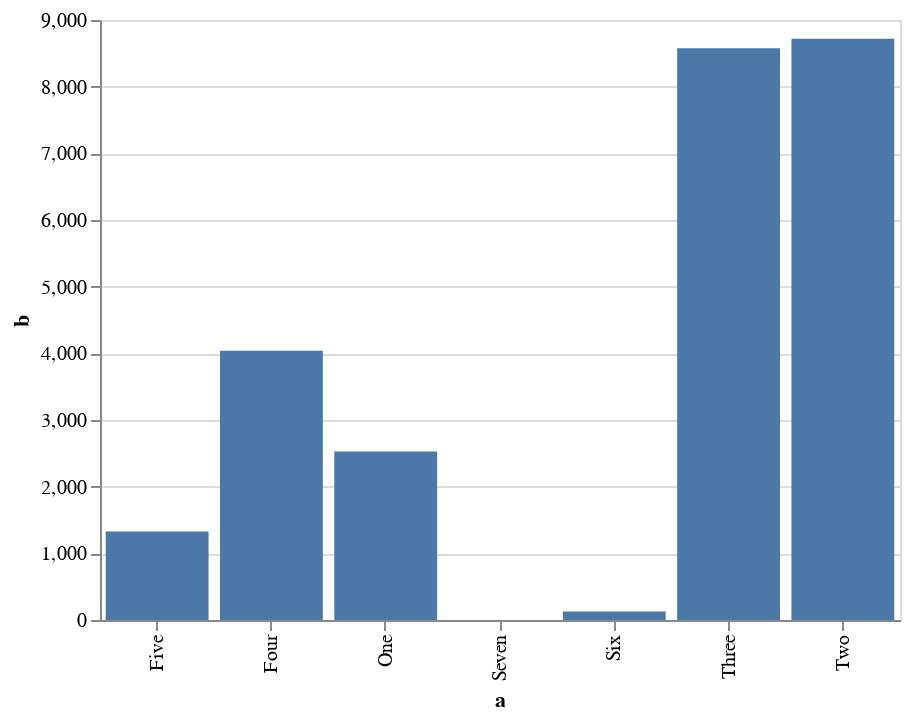

Source (notebook cell):
### Code cell
syllabified_words = []
number_of_sylls = []

for d in full.values():
    syllabified_words.append(d['syllabified'])

for item in syllabified_words:
    cnt = 0
    num_syl_word = item.split("-")
    cnt += (len(num_syl_word))
    number_of_sylls.append(cnt)

#print(syllabified_words)
#print(number_of_sylls)

print('One-syll words in full dataset:', number_of_sylls.count(1))
print('Two-syll words in full dataset:', number_of_sylls.count(2))
print('Three-syll words in full dataset:', number_of_sylls.count(3))
print('Four-syll words in full dataset:', number_of_sylls.count(4))
print('Five-syll words in full dataset:', number_of_sylls.count(5))
print('Six-syll words in full dataset:', number_of_sylls.count(6))
print('Seven-syll words in full dataset:', number_of_sylls.count(7))


source = pd.DataFrame({
    'a': ['One', 'Two', 'Three', 'Four', 'Five', 'Six', 'Seven'],
    'b': [number_of_sylls.count(1), number_of_sylls.count(2),
          number_of_sylls.count(3), number_of_sylls.count(4), 
          number_of_sylls.count(5), number_of_sylls.count(6), 
          number_of_sylls.count(7)]
})

chart = alt.Chart(source).mark_bar().encode(
    x='a',
    y='b'
)

chart

### Figure 1 — Vega-Lite specification as saved in the notebook (floating-point values rounded to 4 significant figures)
{"$schema": "https://vega.github.io/schema/vega-lite/v2.6.0.json", "config": {"view": {"height": 300, "width": 400}}, "data": {"name": "data-6cad0d698cefe7aec2dc214ed631cfe4"}, "datasets": {"data-6cad0d698cefe7aec2dc214ed631cfe4": [{"a": "One", "b": 2529}, {"a": "Two", "b": 8720}, {"a": "Three", "b": 8576}, {"a": "Four", "b": 4037}, {"a": "Five", "b": 1328}, {"a": "Six", "b": 126}, {"a": "Seven", "b": 0}]}, "encoding": {"x": {"field": "a", "type": "nominal"}, "y": {"field": "b", "type": "quantitative"}}, "mark": "bar"}
